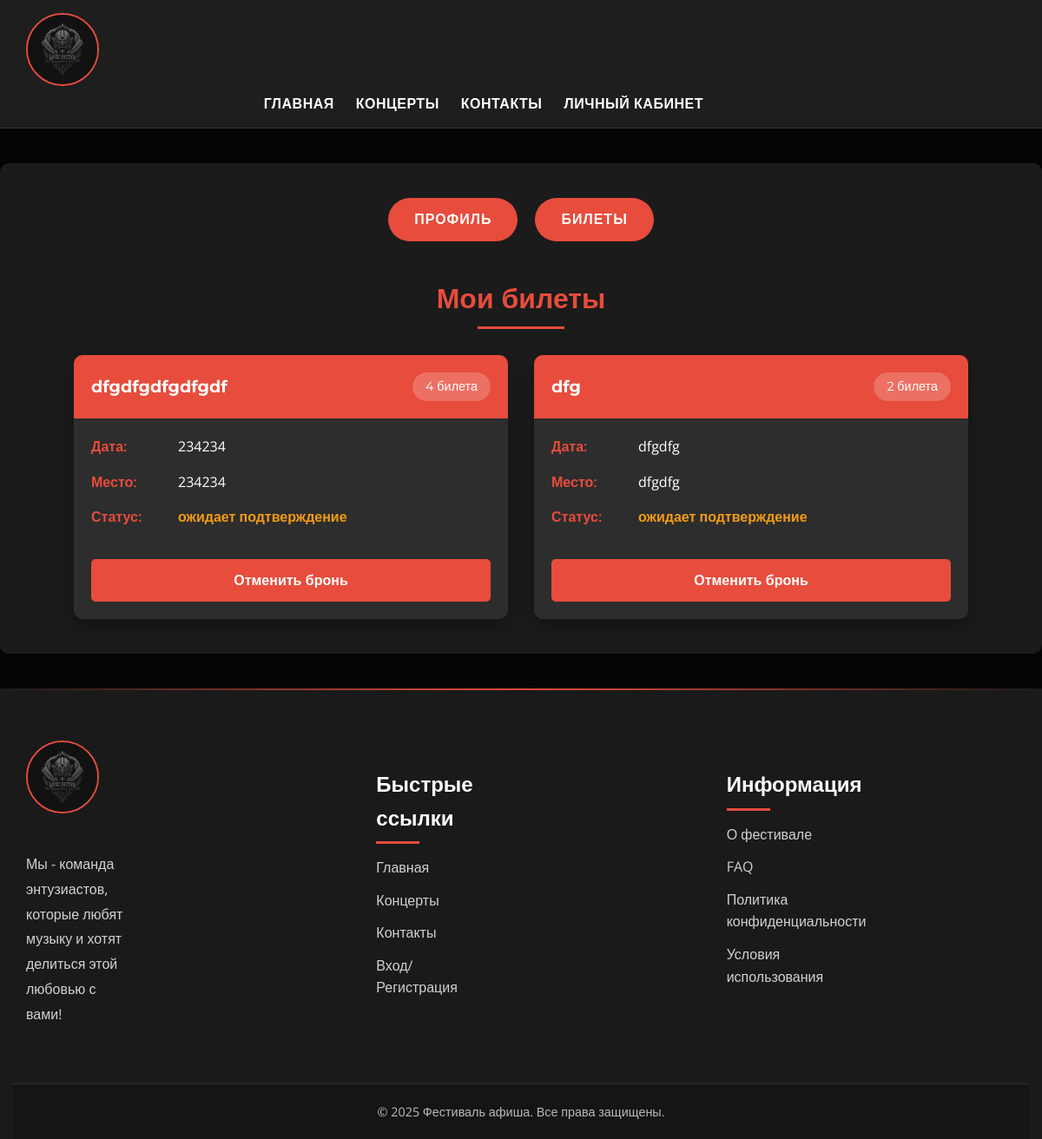
Before: /account.php?account=ticket (signed in) with the older database file.
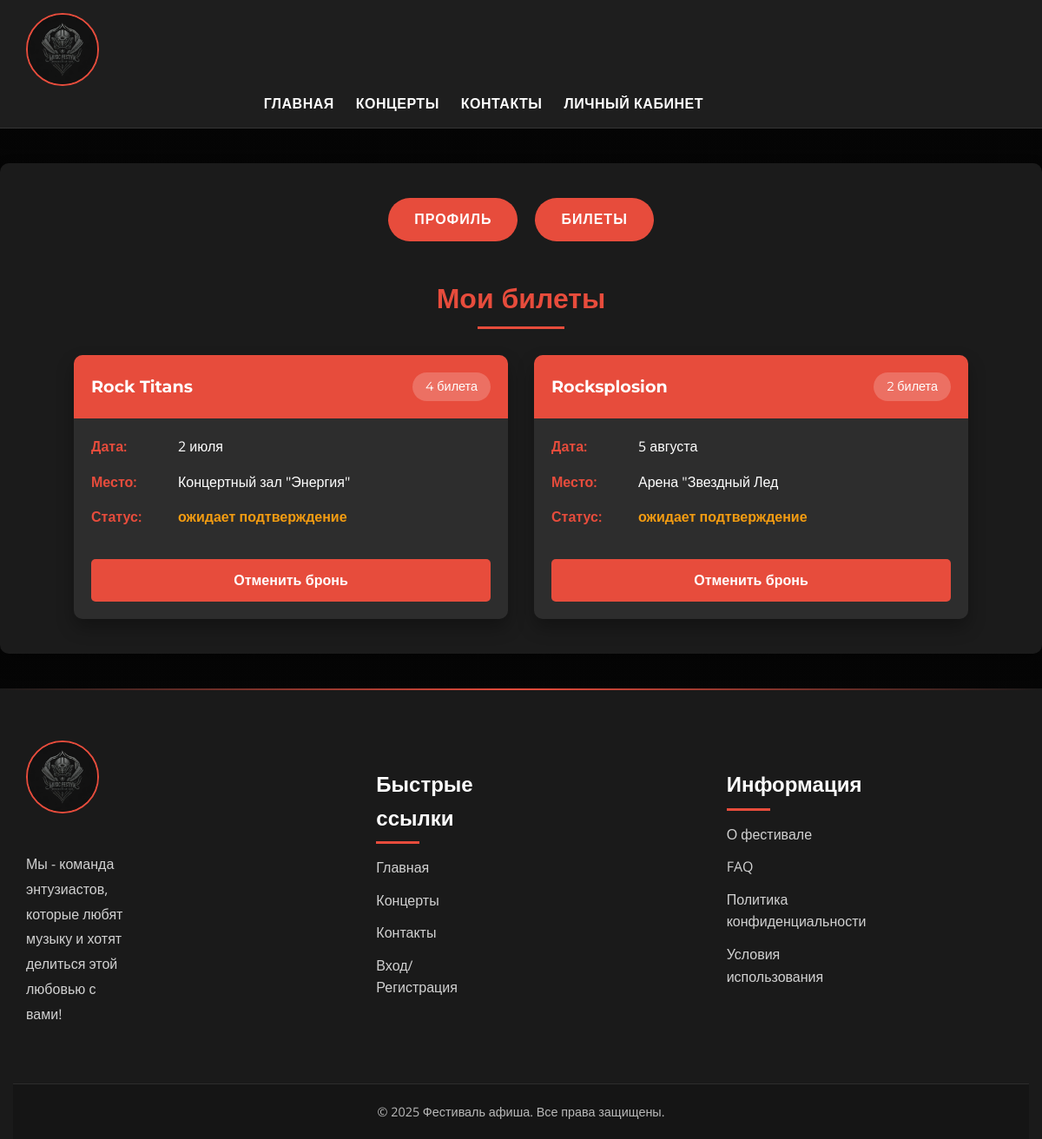
After: the same page with the newer database file.
### tables this page shows
CREATE TABLE `tickets` (
  `id` int NOT NULL,
  `user_id` int NOT NULL,
  `concert_id` int NOT NULL,
  `ticket_count` int NOT NULL,
  `ticket_status` varchar(32) NOT NULL DEFAULT 'ожидает подтверждение'
);

CREATE TABLE `concert` (
  `id` int NOT NULL,
  `concert_name` varchar(32) NOT NULL,
  `concert_image` varchar(256) NOT NULL,
  `concert_description` varchar(600) NOT NULL,
  `concert_date` varchar(32) NOT NULL,
  `concert_place` varchar(32) NOT NULL,
  `concert_seats` int NOT NULL
);

### public/account.php (the view, shortened to what this page needs)
<?php
include "db.php";
include "header.php";
?>
<!DOCTYPE html>
<html lang="en">
<head>
    <link rel="stylesheet" href="https://cdnjs.cloudflare.com/ajax/libs/font-awesome/6.0.0-beta3/css/all.min.css">
</head>
<body>
    <div class="account">
        <div class="container">
            <div class="account_nav">
                <a href="account.php?account=edit" class="<?= empty($_GET['account']) || $_GET['account'] == 'edit' ? 'active' : '' ?>">Профиль</a>
                <a href="account.php?account=ticket" class="<?= isset($_GET['account']) && $_GET['account'] == 'ticket' ? 'active' : '' ?>">Билеты</a>
            </div>
            <?php if (empty($_GET['account']) || $_GET['account'] == 'edit') { echo
            '<div class="authentication">
                <form action="edit_user.php?id='.$_SESSION['id_user'].'" method="post">
                    <h2>Личный кабинет</h2>
                <ul>
                    <li><input type="text" class="input_style" name="login" placeholder="Логин" value="'.$_SESSION['user']['login'].'"></li>
                    <li><input type="text" class="input_style" name="name" placeholder="Имя" value="'.$_SESSION['user']['name'].'"></li>
                    <li><input type="text" class="input_style" name="surname" placeholder="Фамилия" value="'.$_SESSION['user']['surname'].'"></li>
                    <li><input type="text" class="input_style" name="email" placeholder="Почта" value="'.$_SESSION['user']['email'].'"></li>
                    <li><input type="text" class="input_style" name="phone" placeholder="Номер телефона" value="'.$_SESSION['user']['phone'].'"></li>
                    <li><input type="text" class="input_style" name="password" placeholder="Пароль" value="'.$_SESSION['user']['password'].'"></li>
                    <li class="button">
                        <input type="submit" class="submit_button" value="Применить">
                        <a href="logout.php" class="submit_button">Выйти</a>
                    </li>
                </ul>
                </form>
            </div>';
            } else {
                $user_id = $_SESSION['id_user'];
                $stm = $pdo->query("
                SELECT
                t.id,
                t.ticket_count,
                t.ticket_status,
                c.id AS concert_id,
                c.concert_name,
                c.concert_date,
                c.concert_place,
                c.concert_seats
            FROM
                tickets t
            JOIN
                concert c ON t.concert_id = c.id
            WHERE
                t.user_id = $user_id"
                );
                $tickets = $stm->fetchAll();
                echo '<h2 class="tickets-title">Мои билеты</h2><div class="cart_wrapper">';
                foreach ($tickets as $ticket)
                {
                    switch ($ticket['ticket_status']) {
                        case 'ожидает подтверждение':
                            $confirm = '#f39c12';
                            break;
                    }
                echo
                '
                <div class="ticket-card">
                <div class="ticket-header">
                    <span class="concert-name">'.$ticket['concert_name'].'</span>
                    <span class="ticket-count">'.$ticket['ticket_count'].' билета</span>
                </div>
                <div class="ticket-details">
                    <div class="detail-item">
                        <span class="detail-label">Дата:</span>
                        <span class="detail-value">'.$ticket['concert_date'].'</span>
                    </div>
                    <div class="detail-item">
                        <span class="detail-label">Место:</span>
                        <span class="detail-value">'.$ticket['concert_place'].'</span>
                    </div>
                    <div class="detail-item">
                        <span class="detail-label">Статус:</span>
                        <span class="detail-value status" style="color:'.$confirm.'">'.$ticket['ticket_status'].'</span>
                    </div>
                </div>
                <div class="ticket-actions">
                    <a class="action-btn cancel-btn" href="cancel.php?ticket_id='.$ticket['id'].'">Отменить бронь</a>
                </div>
            </div>'
            ;}echo '</div>';}?>
        </div>
    </div>
    <?php include "footer.php";?>
</body>
</html>

Changed rows visible on the page:
changed through a linked row, tickets: concert.concert_name "dfgdfgdfgdfgdf" → "Rock Titans"; concert.concert_date "234234" → "2 июля"; concert.concert_place "234234" → "Концертный зал \"Энергия\""
changed tickets: concert.concert_name "dfg" → "Rocksplosion"; concert.concert_date "dfgdfg" → "5 августа"; concert.concert_place "dfgdfg" → "Арена \"Звездный Лед"
